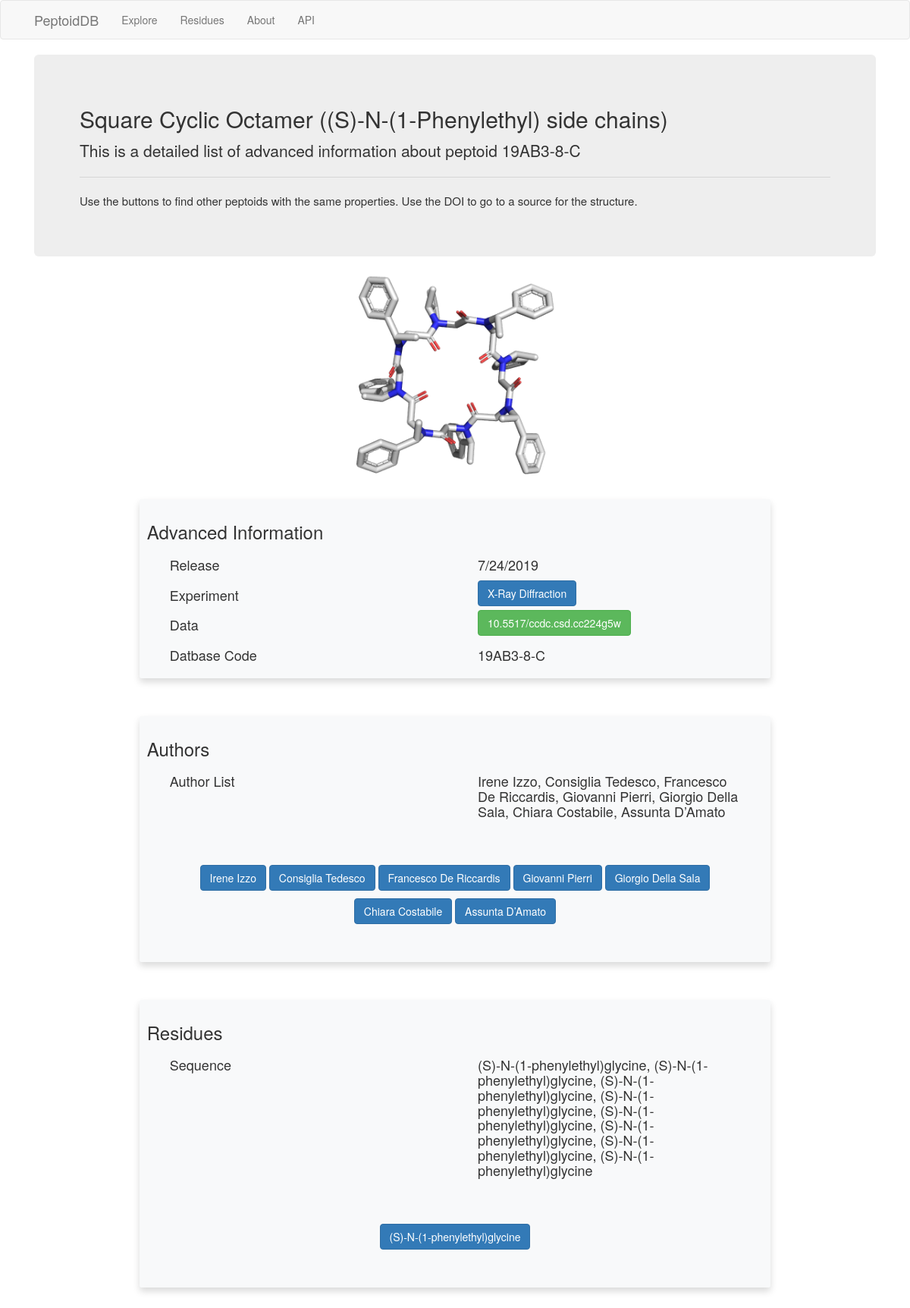
/peptoid/19AB3-8-C, run on the app's committed database.
### app/models.py (models this page shows, shortened)
class Peptoid(db.Model):
    code = db.Column(db.String(16), primary_key=True)
    image = db.Column(db.Text, index=True, unique=False)
    title = db.Column(db.Text, index=True, unique=False)
    release = db.Column(db.DateTime, index=True, unique=False)
    experiment = db.Column(db.Text, index=True, unique=False)
    pub_doi = db.Column(db.String(32), index=True, unique=False)
    struct_doi = db.Column(db.String(32), index=True, unique=False)
    topology = db.Column(db.String(1), index=True, unique=False)
    sequence = db.Column(db.String(1024), index=True, unique=False)
    peptoid_author = db.relationship('Author', secondary=peptoid_author, lazy='dynamic',
                                     backref=db.backref('peptoids', order_by='Peptoid.release.desc()'))
    peptoid_residue = db.relationship('Residue', secondary=peptoid_residue, lazy='dynamic',
                                      backref=db.backref('peptoids', order_by='Peptoid.release.desc()'))

class Author(db.Model):
    id = db.Column(db.Integer, primary_key=True)
    first_name = db.Column(db.Text, index=True, unique=False)
    last_name = db.Column(db.Text, index=True, unique=False)

class Residue(db.Model):
    id = db.Column(db.Integer, primary_key=True)
    long_name = db.Column(db.Text, index=True, unique=False)
    short_name = db.Column(db.Text, index=True, unique=False)
    pep_type = db.Column(db.Text, index=True, unique=False)
    monomer_structure = db.Column(db.Text, index=True, unique=False)
    SMILES = db.Column(db.Text, index=True, unique=False)

### app/routes/routes.py (the view)
@bp.route('/peptoid/<code>')
def peptoid(code):
    peptoid = Peptoid.query.filter_by(code=code).first_or_404()
    image = url_for('static', filename = peptoid.image)
    title = peptoid.title
    code = peptoid.code
    release = str(peptoid.release.month) + "/" + \
                  str(peptoid.release.day) + "/" + str(peptoid.release.year)
    experiment = peptoid.experiment
    if experiment == 'X-Ray Diffraction':
        data=peptoid.struct_doi
    else:
        data=peptoid.pub_doi
    authors = []
    residues = []
    for author in peptoid.peptoid_author:
        authors.append(author)
    for residue in peptoid.peptoid_residue:
        residues.append(residue)
    sequence = peptoid.sequence
    author_list = ", ".join([a.first_name + " " + a.last_name for a in authors])
    return render_template('peptoid.html',
        peptoid=peptoid,
        image=image,
        title=title,
        code=code,
        release=release,
        experiment=experiment,
        data=data,
        authors=authors,
        residues=residues,
        sequence=sequence,
        author_list=author_list
    )

### app/templates/peptoid.html
{% extends "base.html" %}
{% block styles %}
{{super()}}
<link rel="stylesheet" href="{{url_for('static', filename='bootstrap-grid.css')}}">
{% endblock %}
{% block app_content %}
<div class="jumbotron" style = "margin-bottom:0;">
    <h2 class="display-4">{{ title }}</h2>
    <p>This is a detailed list of advanced information about peptoid {{ code }}</p>
    <hr class="my-4">
    <p style="font-size: 1.5rem; font-weight: 300;">Use the buttons to find other peptoids with the same properties. Use the DOI to go to a source for the structure.</p>
</div>
<br>
    <div class = container>
        <img src="{{url_for('static', filename=code[:5]+'.png')}}" class = 'img-responsive' style = "margin: auto; height:35%">
    </div>
<br>
    <div class="card" style = 'width: 75%;
    margin-right: auto;
    margin-left: auto;
    box-shadow: 0 0.5rem 1rem rgba(0, 0, 0, 0.15) !important;
    padding: 1rem !important; margin-bottom: 3rem !important;
    background-color: #f8f9fa !important;
    border-radius: 0.25rem !important;'>
        <div class="card-body">
            <h3>Advanced Information</h3>
            <div class="container">
                <div class="row">
                    <div class="col-sm">
                        <div class="col text-left">
                            <h4>Release</h4>
                        </div>
                    </div>
                    <div class="col-sm">
                        <div class="col text-left">
                            <h4>{{ release }}</h4>
                        </div>
                    </div>
                </div>
                <div class="row">
                    <div class="col-sm">
                        <div class="col text-left">
                            <h4>Experiment</h4>
                        </div>
                    </div>
                    <div class="col-sm">
                        <div class="col text-left">
                            <a class="btn btn-primary" href = {{ url_for('routes.experiment',var = peptoid.experiment) }}>{{ experiment }}</a>
                        </div>
                    </div>
                </div>
                <div class="row">
                    <div class="col-sm">
                        <div class="col text-left">
                            <h4>Data</h4>
                        </div>
                    </div>
                    <div class="col-sm">
                        <div class="col text-left">
                            <a target = '_blank' class="btn btn-success" href = {{"https://doi.org/{doi}".format(doi = data)}}>{{data}}</a>
                        </div>
                    </div>
                </div>
                <div class="row">
                    <div class="col-sm">
                        <div class="col text-left">
                            <h4>Datbase Code</h4>
                        </div>
                    </div>
                    <div class="col-sm">
                        <div class="col text-left">
                            <h4>{{ code }}</h4>
                        </div>
                    </div>
                </div>
            </div>
        </div>
    </div>
    <br>
    <div class="card" style = 'width: 75%;
    margin-right: auto;
    margin-left: auto;
    box-shadow: 0 0.5rem 1rem rgba(0, 0, 0, 0.15) !important;
    padding: 1rem !important; margin-bottom: 3rem !important;
    background-color: #f8f9fa !important;
    border-radius: 0.25rem !important;'>
        <div class="card-body">
            <h3>Authors</h3>
            <div class="container">
                <div class="row">
                    <div class="col-sm">
                        <div class="col text-left">
                            <h4>Author List</h4>
                        </div>
                    </div>
                    <div class="col-sm">
                        <div class="col text-left">
                            <h4>{{ author_list }}</h4>
                        </div>
                    </div>
                </div>
            </div>
        <br>
        <br>
        <div class = 'container'>
            <div class = 'row'>
                <div class = "col-sm">
                    <div class = "col text-center">
                    {% for auth in authors %}
                    <a class="btn btn-primary" href = {{ url_for('routes.author',var = auth.last_name)}} style = "margin-top:10px;">{{ auth.first_name }} {{ auth.last_name }}</a>
                    {% endfor %}
                    </div>
                </div>
            </div>
            <br>
            <br>
        </div>
        </div>
    </div>
    <br>
    <div class="card" style = 'width: 75%;
    margin-right: auto;
    margin-left: auto;
    box-shadow: 0 0.5rem 1rem rgba(0, 0, 0, 0.15) !important;
    padding: 1rem !important; margin-bottom: 3rem !important;
    background-color: #f8f9fa !important;
    border-radius: 0.25rem !important;'>
        <div class="card-body">
            <h3>Residues</h3>
            <div class="container">
                <div class="row">
                    <div class="col-sm">
                        <div class="col text-left">
                            <h4>Sequence</h4>
                        </div>
                    </div>
                    <div class="col-sm">
                        <div class="col text-left">
                            <h4>{{ sequence }}</h4>
                        </div>
                    </div>
                </div>
            </div>
        <br>
        <br>
    <div class = 'container'>
        <div class = 'row'>
            <div class = "col-sm">
                <div class = "col text-center">
                    {% for res in residues %}
                    <a class="btn btn-primary" href ='{{ url_for('routes.residues') }}#{{res.long_name}}' style = "margin-top:10px;">{{ res.long_name }}</a>
                    {% endfor %}
                </div>
            </div>
        </div>
        <br>
        <br>
    </div>
    </div>
    </div>
    </div>
<br>
<br>
{% endblock %}

### data on the page
Peptoid: title "Square Cyclic Octamer ((S)-N-(1-Phenylethyl) side chains)", code "19AB3-8-C", experiment "X-Ray Diffraction", struct_doi "10.5517/ccdc.csd.cc224g5w", sequence "(S)-N-(1-phenylethyl)glycine, (S)-N-(1-phenylethyl)glycine, (S)-N-(1-phenylethyl)glycine, (S)-N-(1-phenylethyl)glycine, (S)-N-(1-phenylethyl)glycine, (S)-N-(1-phenylethyl)glycine, (S)-N-(1-phenylethyl)glycine, (S)-N-(1-phenylethyl)glycine"
Author: first_name "Irene", last_name "Izzo"
Author: first_name "Consiglia", last_name "Tedesco"
Author: first_name "Francesco", last_name "De Riccardis"
Author: first_name "Giovanni", last_name "Pierri"
Author: first_name "Giorgio", last_name "Della Sala"
Author: first_name "Chiara", last_name "Costabile"
Author: first_name "Assunta", last_name "D’Amato"
Residue: long_name "(S)-N-(1-phenylethyl)glycine"

### other printed values
{{ release }} "7/24/2019"
{{ author_list }} "Irene Izzo, Consiglia Tedesco, Francesco De Riccardis, Giovanni Pierri, Giorgio Della Sala, Chiara Costabile, Assunta D’Amato"
